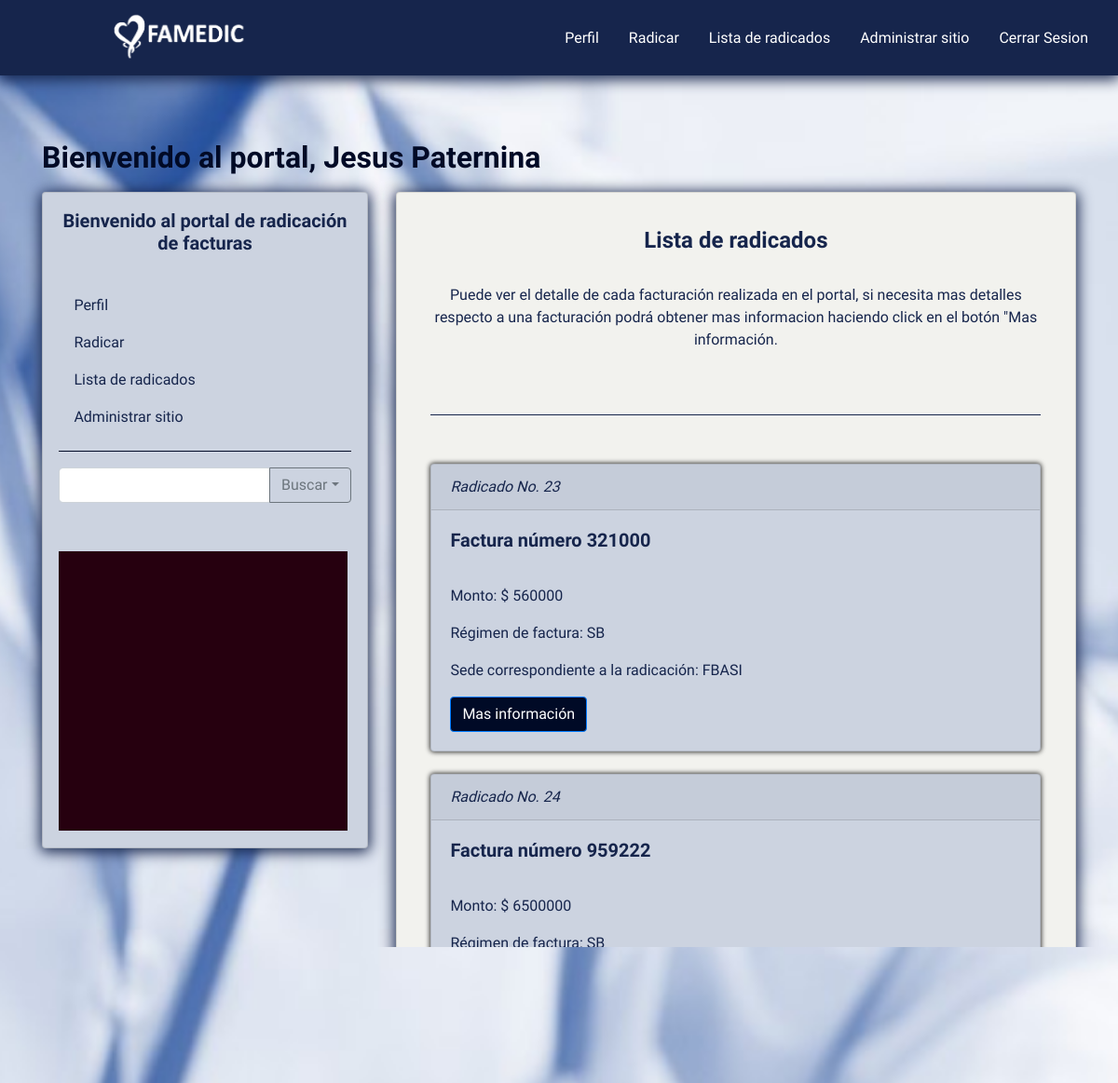
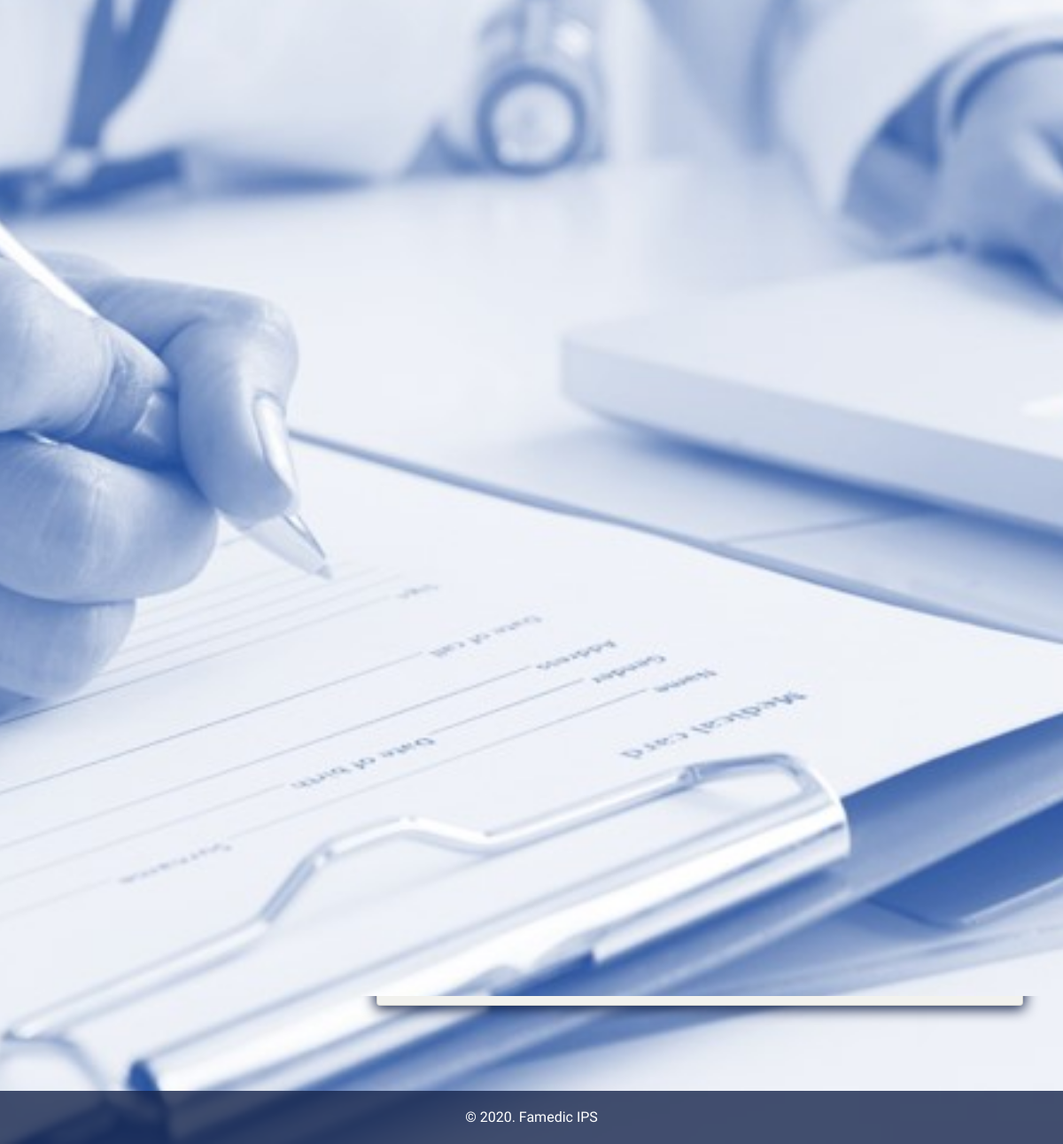
The app's page /main/historial/ (signed in) with its own data (2 pictures, top to bottom).
### famedic_users/models.py (models this page shows, shortened)
class FamedicUser(AbstractBaseUser):
    id_famedic = models.CharField(verbose_name='cédula/NIT', max_length=10, unique=True)
    first_name = models.CharField(verbose_name='nombre(s)', max_length=50)
    last_name = models.CharField(verbose_name='apellido(s)', max_length=50)
    email = models.EmailField(verbose_name='correo electrónico', max_length=255, unique=True)
    recovery_email = models.EmailField(verbose_name='correo electrónico de recuperación', max_length=60)
    phone = models.CharField(verbose_name='teléfono celular', max_length=10, unique=True)
    location = models.CharField(verbose_name='entidad a la que pertenece', max_length=255)
    active = models.BooleanField(verbose_name='estado activo', default=True)
    staff = models.BooleanField(verbose_name='miembro del portal', default=True)
    admin = models.BooleanField(verbose_name='administrador del portal', default=False)
    USERNAME_FIELD = 'email'
    REQUIRED_FIELDS = [
        'id_famedic',
        'first_name',
        'last_name',
        'recovery_email',
        'phone',
        'location'
    ]
    objects = UserManager()
    def get_full_name(self):
        return str(self.first_name + ' ' + self.last_name)
    @property
    def is_active(self):
        return self.active
    @property
    def is_admin(self):
        return self.admin

### portal_radicaciones/models.py (models this page shows, shortened)
class RadicacionModel(models.Model):
    REGIMEN_CHOICES = [
        ('CT', 'Contributivo'),
        ('SB', 'Subsidiario'),
    ]
    SEDE_CHOICES = [
        ('FMETA', 'FAMEDIC - IPS'),
        ('FCESP', 'FAMEDIC - IPS CENTRO ESPECIALISTAS'),
        ('FBASI', 'FAMEDIC - IPS BÁSICA'),
        ('FAPYP', 'FAMEDIC - PYP'),
        ('FVILL', 'FAMELAB - VILLAVICENCIO'),
        ('FACAC', 'FAMEDIC - IPS ACACIAS'),
        ('FPLPZ', 'FAMEDIC - IPS PUERTO LÓPEZ'),
        ('FGRAN', 'FAMEDIC - IPS GRANADA'),
        ('FPGTN', 'FAMEDIC - IPS PUERTO GAITÁN'),
        ('FCASN', 'FAMEDIC - IPS CASANARE'),
        ('FLIBR', 'FAMEDIC - IPS LIBERTADORES'),
        ('FVMSR', 'FAMELAB - VITAL MEDICAL SERVICE'),
        ('FARAU', 'FAMEDIC - IPS ARAUCA'),
        ('FTAME', 'FAMEDIC - TAME'),
        ('FTUNJ', 'FAMEDIC - IPS TUNJA'),
        ('FDUIT', 'FAMEDIC - IPS DUITAMA'),
        ('FSOGA', 'FAMEDIC - IPS SOGAMOSO'),
        ('FCHIQ', 'FAMEDIC - IPS CHIQUINQUIRÁ'),
    ]
    radicador = models.ForeignKey(FamedicUser, blank=True, null=True, on_delete=models.CASCADE)
    id_factura = models.IntegerField(verbose_name='número de factura')
    monto_factura = models.IntegerField(verbose_name='monto de la factura')
    file_factura = models.FileField(verbose_name='factura')
    file_aportes = models.FileField(verbose_name='aportes')
    file_soporte = models.FileField(verbose_name='soportes de factura')
    file_ribs = models.FileField(verbose_name='ribs')
    regimen_type = models.CharField(verbose_name='regimen', max_length=2, choices=REGIMEN_CHOICES, default=REGIMEN_CHOICES[0])
    sede_select = models.CharField(verbose_name='sede correspondiente', max_length=5, choices=SEDE_CHOICES, default=SEDE_CHOICES[0])
    observaciones = models.TextField(verbose_name='observaciones')
    aproved = models.BooleanField(verbose_name=' radicado aprovado', default=False)
    REQUIRED_FIELDS = [
        'id_radicado',
        'id_factura',
        'monto_factura',
        'file_factura',
        'file_aportes',
        'file_soporte',
        'file_ribs',
        'regimen_type',
        'sede_select'
    ]

### portal_radicaciones/views.py (the view)
# urls.py: path('main/historial/', login_required(ListaRadicados.as_view()), name='radicados_list'),
class ListaRadicados(ListView):
    paginate_by = 5
    model = RadicacionModel
    template_name = 'FamedicDesign/ListaRadicados.html'

### portal_radicaciones/templates/FamedicDesign/ListaRadicados.html (shortened to what this page needs)
{% extends 'BaseMainPage/BaseMain.html' %}
{% load static %}
{% block hist_radicados %}
    <div class="rectangulo_prueba2"></div>
{% endblock %}
{% block panel_main %}
     <div class="Radicado_main_box">
        <h4><strong>Lista de radicados</strong></h4>
         <br>
        <p>Puede ver el detalle de cada facturación realizada en el portal, si necesita mas detalles
        respecto a una facturación podrá obtener mas informacion haciendo click en el botón "Mas información.</p>
     </div>
    <hr class="lista_radicados">
    <div class="Radicado_main_box">
        {% for radicado in object_list %}
            <div class="card card_rad_style">
                <div class="card-header">
                    <i>Radicado No. {{ radicado.id }}</i>
                </div>
                <div class="card-body">
                    <h5 class="card-title"><strong>Factura número {{ radicado.id_factura }}</strong></h5>
                    <br>
                    <p class="card-text">Monto: $ {{ radicado.monto_factura}}</p>
                    <p class="card-text">Régimen de factura: {{ radicado.regimen_type}}</p>
                    <p class="card-text">Sede correspondiente a la radicación: {{ radicado.sede_select }}</p>
                    <a href="{% url 'radicado_detail' radicado.pk %}" class="btn btn-primary boton_detalles">Mas información</a>
                </div>
            </div>
            <br>
        {% endfor %}
    </div>
    <div class="pagination Radicado_main_box">
        <span class="step-links">
            <span class="current">
                Pág {{ page_obj.number }} de {{ page_obj.paginator.num_pages }}.
            </span>
            {% if page_obj.has_next %}
                <a href="?page={{ page_obj.next_page_number }}">Sig.</a>
                <a href="?page={{ page_obj.paginator.num_pages }}">Última &raquo;</a>
            {% endif %}
        </span>
    </div>
{% endblock %}

### templates/BaseMainPage/BaseMain.html (shortened to what this page needs)
{% extends 'BaseTemplate/BaseTemplateFamedic.html' %}
{% block page_content_view %}
    <section class="pb-5">
        <div class="container dir_tarjeta">
            <h2 class="titulo_holamundo">Bienvenido al portal, {% if user_name %} {{ user_name }} {% else %} {{ user.get_full_name }} {% endif %}</h2>
            <div class="row justify-content--center">
                <div class="col-lg-4 posicion_tarjeta">
                    <div class="card contenido_tarjeta_1">
                        <h5 class="titulo_card">Bienvenido al portal de radicación de facturas</h5>
                        <ul class="nav flex-column menu_contenido_tarjeta1">
                            <li class="nav-item">
                                <a class="nav-link active boton_radicados" href="{% url 'profile' %}">Perfil</a>
                            </li>
                            <li class="nav-item">
                                <a class="nav-link boton_radicados" href="{% url 'radicar' %}">Radicar</a>
                            </li>
                            <li class="nav-item">
                                {% if user.is_admin %}
                                    <a class="nav-link boton_radicados" href="{% url 'radicados_list' %}">Lista de radicados</a>
                                {% else %}
                                    <a class="nav-link boton_radicados" href="{% url 'radicados_list' %}">Mis radicados</a>
                                {% endif %}
                            </li>
                            {% if user.is_admin %}
                            <li class="nav-item">
                                <a class="nav-link boton_radicados" href="{% url 'admin' %}">Administrar sitio</a>
                            </li>
                            {% endif %}
                        </ul>
                        <hr class="hr_style">
                        {% if user.is_admin %}
                            <div class="input-group search_bar_tarjeta">
                                <input type="text" class="form-control" aria-label="Small" aria-describedby="inputGroup-sizing-sm" id="searchbar_famedic">
                                <div class="input-group-append">
                                    <button class="btn btn-outline-secondary dropdown-toggle" type="button" data-toggle="dropdown" aria-haspopup="true" aria-expanded="false">Buscar</button>
                                </div>
                            </div>
                        {% endif %}
                        {% block hist_radicados %}{% endblock %}
                    </div>
                </div>
                <div class="col-lg-8 posicion_tarjeta">
                    <div class="card contenido_tarjeta_2">
                        {% block panel_main %}{% endblock %}
                    </div>
                </div>
            </div>
        </div>
    </section>
{% endblock %}

### templates/BaseTemplate/BaseTemplateFamedic.html (shortened to what this page needs)
{% load static %}
<!DOCTYPE html>
<html lang="es">
<head>
	<link rel="stylesheet" href= "{% static '/style.css' %}">
    <link rel="stylesheet" href="https://stackpath.bootstrapcdn.com/bootstrap/4.5.1/css/bootstrap.min.css">
    <link rel="stylesheet" href="https://stackpath.bootstrapcdn.com/bootstrap/4.1.3/css/bootstrap.min.css">
    <link rel="stylesheet" href="https://maxcdn.bootstrapcdn.com/bootstrap/4.0.0/css/bootstrap.min.css">
</head>
<body>
    <nav class="navbar fixed-top navbar-light navBar_adicionales" >
        <a class="navbar-brand icono_NavBar" href="{% url 'index' %}">
            <img src="{% static '/resouces/Logo-Famedic1b.png' %}" width="155" height="55" style="margin-left: 47%" class="d-inline-block align-top" alt="">
        </a>
        <div class="form-inline" id="navbarNavAltMarkup" >
            {% if user.is_authenticated %}
                <a class="nav-link" type="button" href="{% url 'profile' %}" style="color: #FFFFFF">Perfil</a>
                <a class="nav-link" type="button" href="{% url 'radicar' %}" style="color: #FFFFFF">Radicar</a>
                {% if user.is_admin %}
                    <a class="nav-link" type="button" href="{% url 'radicados_list' %}" style="color: #FFFFFF">Lista de radicados</a>
                {% else %}
                    <a class="nav-link" type="button" href="{% url 'radicados_list' %}" style="color: #FFFFFF">Mis radicados</a>
                {% endif %}
                {% if user.is_admin %}
                    <a class="nav-link" type="button" href="{% url 'admin' %}" style="color: #FFFFFF">Administrar sitio</a>
                {% endif %}
                <a class="nav-link" type="button" href="{% url 'logout' %}" style="color: #FFFFFF">Cerrar Sesion</a>
            {% else %}
                <a class="nav-link" type="button" href="{% url 'login' %}" style="color: #ffffff">Iniciar Sesion</a>
                <a class="nav-link" type="button" href="{% url 'register' %}" style="color: #FFFFFF">Registrarse</a>
            {% endif %}
        </div>
    </nav>
    {% block page_content_view %}{% endblock %}
    <br><br>
    <section id="footer" class="footer">
         <div>
             <div style="text-align: center; margin-left: 0">
                <span class="text_footer">&copy; 2020. Famedic IPS</span>
             </div>
         </div>
    </section>
</body>
</html>

### portal_radicaciones/static/style.css (style rules this page uses)
* { padding: 0; margin: 0; font-family: 'Fira Sans Extra Condensed', sans-serif; }
h2 { text-align: center; }
input { border: 1px solid #16254C; width: 45%; height: 40px; border-radius: 3px }
button { background-color: #16254C; color: #fff; border:3px; border-radius: 3px; border: none; font-size: 13px; margin-bottom: 5%; margin-top: 5%; }

### templates/BaseMainPage/BaseMain.html (style rules this page uses)
hr.hr_style { border-top: 1px solid #000A26; margin-left: 5%; margin-right: 5%; margin-bottom: 5%; }
.titulo_holamundo { padding-top: 150px; padding-bottom: 5px; text-align: left; font-weight: bold; color: #000A26; }
.titulo_card { margin: 5% 5% 5%; font-weight: bold; }
.menu_contenido_tarjeta1 { margin-left: 5%; margin-top: 5%; text-align: left; }
.search_bar_tarjeta { margin-left: 5%; margin-right: 5%; width: 90%; margin-bottom: 10%; }
.dir_tarjeta { align-content: center; }
.posicion_tarjeta { margin-top: 5px; width: auto; height: auto; }
.contenido_tarjeta_1 { background-color: #ccd3e0; min-height: 600px; height: auto; -webkit-box-shadow: 0 2px 15px 2px rgba(22,37,76,1); -moz-box-shadow: 0 2px 15px 2px rgba(22,37,76,1); box-shadow: 0 2px 15px 2px rgb(22, 37, 76); }
.contenido_tarjeta_2 { background-color: #F2F2EE; min-height: 600px; height: auto; -webkit-box-shadow: 0 2px 15px 2px rgba(22,37,76,1); -moz-box-shadow: 0 2px 15px 2px rgba(22,37,76,1); box-shadow: 0 2px 15px 2px rgba(22,37,76,1); }
.boton_radicados { color: #16254C; }

### portal_radicaciones/templates/FamedicDesign/ListaRadicados.html (style rules this page uses)
.rectangulo_prueba2 { margin: 5%; width: 310px; height: 300px; background-color: #26000f; }
hr.lista_radicados { margin-left: 5%; margin-right: 5%; border-top: 1px solid #16254C; width: 655px; text-align: center; }
.Radicado_main_box { margin: 5%; width: 655px; height: auto; }
.card_rad_style { text-align: left; background-color: #ccd3e0; -webkit-box-shadow: 0 0 5px 1px rgba(0,0,0,0.75); -moz-box-shadow: 0 0 5px 1px rgba(0,0,0,0.75); box-shadow: 0 0 5px 1px rgba(0,0,0,0.75); }
.boton_detalles { color: #ffffff; background-color: #000A26; }

### records on screen
FamedicUser: get_full_name "Jesus Paternina"
RadicacionModel: id "23", id_factura "321000", monto_factura "560000", regimen_type "SB", sede_select "FBASI"
RadicacionModel: id "24", id_factura "959222", monto_factura "6500000", regimen_type "SB", sede_select "FTAME"
RadicacionModel: id "25", id_factura "9990000", monto_factura "11265056", regimen_type "CT"
RadicacionModel: sede_select "FARAU"
RadicacionModel: id "27", id_factura "999777", monto_factura "5640000", sede_select "FBASI"
